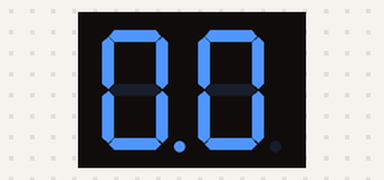
Bench run of a sketch on a simulated Arduino Uno, built with avr-gcc and run on an emulated ATmega328P. On the bench: 2-digit seven-segment display. Wiring (inferred from the names in the program): 2-digit 7-segment display, segments lit when HIGH: segments pin 2, pin 3, pin 4, pin 5, pin 6, pin 7, pin 8, pin 9, pin 11, pin 12, pin 13, A0, A1, A2, A3, pin 10. The segment pins are drawn as the display they are named for.

Above: at 0.05 s.
At 5.26 s:
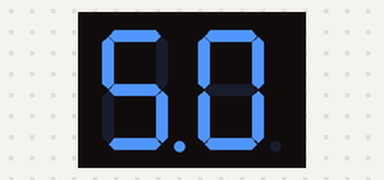
At 10.41 s:
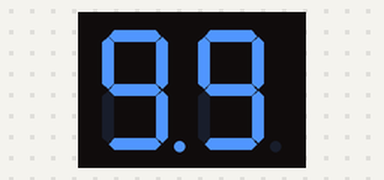
At 19.94 s:
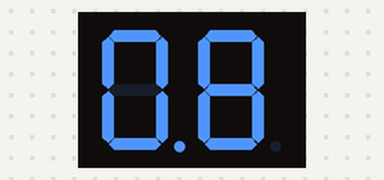
At 29.93 s:
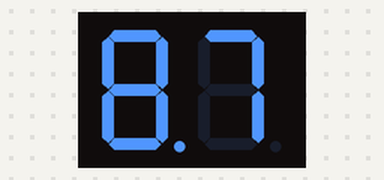
At 39.93 s:
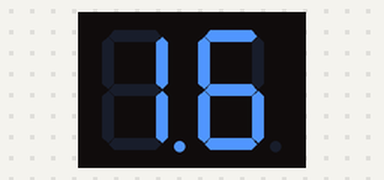

The sketch:

ME-LAB-7segmentcounter.ino
```cpp
// Pin configuration
const int segmentPins[][7] = {
  {2, 3, 4, 5, 6, 7, 8},   // Segment pins for first display
  {11, 12, 13, A0, A1, A2, A3} // Segment pins for second display
};

const int commonPins[] = {9, 10}; // Pins for common cathodes of the displays

// Define segment patterns for each digit (0-9)
const byte digitPatterns[][7] = {
  {1, 1, 1, 1, 1, 1, 0}, // 0
  {0, 1, 1, 0, 0, 0, 0}, // 1
  {1, 1, 0, 1, 1, 0, 1}, // 2
  {1, 1, 1, 1, 0, 0, 1}, // 3
  {0, 1, 1, 0, 0, 1, 1}, // 4
  {1, 0, 1, 1, 0, 1, 1}, // 5
  {1, 0, 1, 1, 1, 1, 1}, // 6
  {1, 1, 1, 0, 0, 0, 0}, // 7
  {1, 1, 1, 1, 1, 1, 1}, // 8
  {1, 1, 1, 1, 0, 1, 1}  // 9
};

void setup() {
  // Initialize pin modes
  for (int i = 0; i < 7; i++) {
    pinMode(segmentPins[0][i], OUTPUT);
    digitalWrite(segmentPins[0][i], LOW); // Segments are initially off for first display
    pinMode(segmentPins[1][i], OUTPUT);
    digitalWrite(segmentPins[1][i], LOW); // Segments are initially off for second display
  }

  for (int i = 0; i < 2; i++) {
    pinMode(commonPins[i], OUTPUT);
    digitalWrite(commonPins[i], HIGH); // Common cathodes are active low
  }
}

// Function to display a two-digit number
void displayNumber(int num) {
  int tens = num / 10;
  int ones = num % 10;

  // Display tens place for first display
  for (int i = 0; i < 7; i++) {
    digitalWrite(segmentPins[0][i], digitPatterns[tens][i]);
  }
  digitalWrite(commonPins[0], LOW); // Turn on first display
  digitalWrite(commonPins[1], HIGH); // Turn off second display
  delay(2); // Adjust delay as needed for brightness

  // Display ones place for second display
  for (int i = 0; i < 7; i++) {
    digitalWrite(segmentPins[1][i], digitPatterns[ones][i]);
  }
  digitalWrite(commonPins[0], HIGH); // Turn off first display
  digitalWrite(commonPins[1], LOW); // Turn on second display
  delay(2); // Adjust delay as needed for brightness
}

void loop() {
  // Display numbers from 00 to 99
  for (int num = 0; num < 100; num++) {
    displayNumber(num);
    delay(100); // Adjust delay as needed
  }

  // Display numbers from 99 to 00
  for (int num = 99; num >= 0; num--) {
    displayNumber(num);
    delay(100); // Adjust delay as needed
  }
}
```
